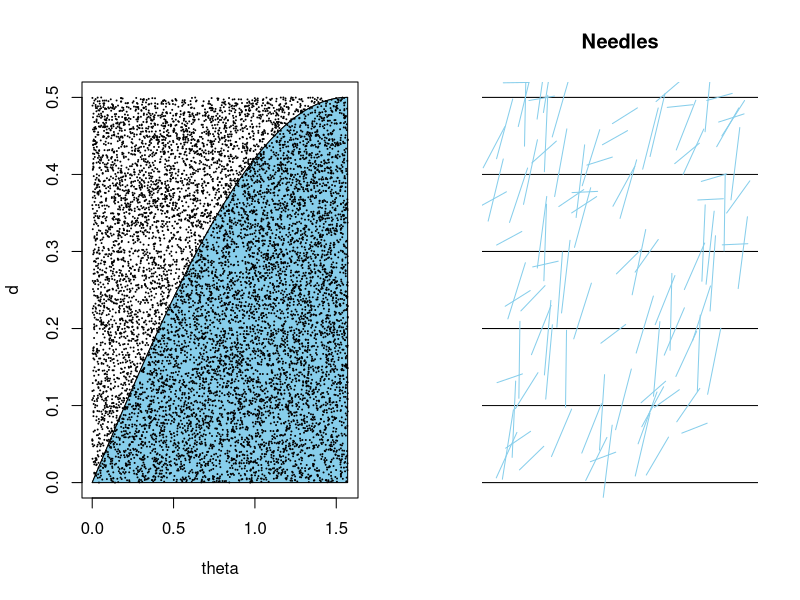

R code for this plot:

#' Example 2.3 BuffonsNeedle
#' This program will estimate the area of the
#' region E under the curve d=1/2*sin(theta) in the
#' theta:[0, pi/2], d:[0, 1/2]

n = 10000 # the number of experiments
cross_num = 0 # the number of needles crossing a line
theta_data = rep(0, n) # angle of needles
ddata = rep(0, n) # the distance from the center of needle to the nearest lines
xdata = rep(0, n) # x value of points
ydata = rep(0, n) # y value of points
for (i in 1:n) {
  # plot a point on unit square at random
  d = runif(1) * 0.5
  t = runif(1) * 0.5 * pi
  if (d / sin(t) < 1 / 2) {
    cross_num = cross_num + 1
  }
  theta_data[i] = t
  ddata[i] = d
  xdata[i] = runif(1) * 10
  ydata[i] = runif(1) * 5
}

theta = seq(0, pi / 2, 0.001)
d = 0.5 * sin(theta)
pt = c(theta, rev(theta))
pd = c(rep(0, length(theta)), rev(d))

par(mfrow=c(1, 2))
plot(theta, d, type='l', xlim=c(0, pi/2), ylim=c(0, 1/2))
polygon(pt, pd, col='skyblue')
points(theta_data, ddata, cex=.01)

plot(1, type='n', xlab='', ylab='', main='Needles', axes=F,
     xlim=c(0, 10), ylim=c(0, 5))
for (i in 0:5) {
  abline(h=i, v=-1)
}

for (i in seq(1, n, 100)) {
  x = xdata[i]
  y = ydata[i]
  t = theta_data[i]
  d = ddata[i]
  lines(c(x - 0.5*cos(t), x + 0.5*cos(t)),
        c(y + d - 0.5*sin(t), y + d + 0.5*sin(t)),
        col='skyblue')
}

cat('Estimate of area is ', cross_num / n * (pi / 4))
